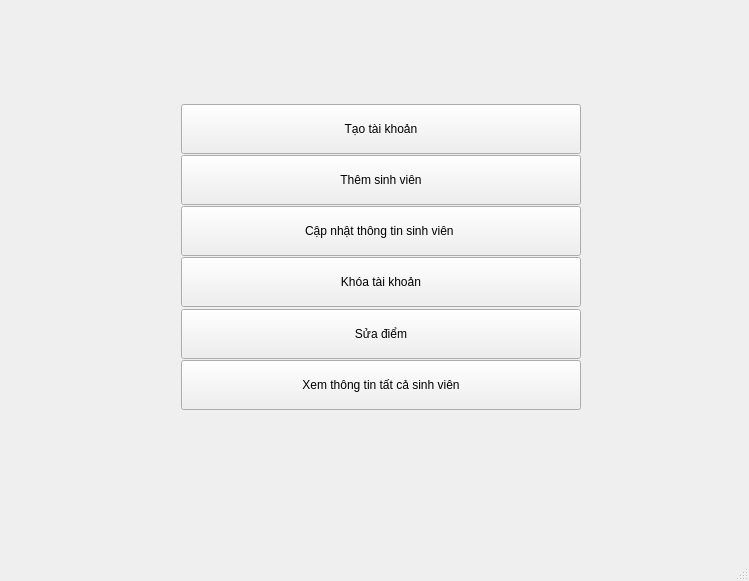
<?xml version="1.0" encoding="UTF-8"?>
<ui version="4.0">
 <class>MainWindow</class>
 <widget class="QMainWindow" name="MainWindow">
  <property name="geometry">
   <rect>
    <x>0</x>
    <y>0</y>
    <width>749</width>
    <height>581</height>
   </rect>
  </property>
  <property name="sizePolicy">
   <sizepolicy hsizetype="Ignored" vsizetype="Ignored">
    <horstretch>0</horstretch>
    <verstretch>0</verstretch>
   </sizepolicy>
  </property>
  <property name="maximumSize">
   <size>
    <width>16777215</width>
    <height>16777215</height>
   </size>
  </property>
  <property name="focusPolicy">
   <enum>Qt::NoFocus</enum>
  </property>
  <property name="windowTitle">
   <string>MainWindow</string>
  </property>
  <widget class="QWidget" name="centralwidget">
   <widget class="QPushButton" name="btnCreatetk">
    <property name="geometry">
     <rect>
      <x>181</x>
      <y>104</y>
      <width>400</width>
      <height>50</height>
     </rect>
    </property>
    <property name="sizePolicy">
     <sizepolicy hsizetype="Expanding" vsizetype="Expanding">
      <horstretch>0</horstretch>
      <verstretch>0</verstretch>
     </sizepolicy>
    </property>
    <property name="minimumSize">
     <size>
      <width>271</width>
      <height>0</height>
     </size>
    </property>
    <property name="text">
     <string>Tạo tài khoản</string>
    </property>
   </widget>
   <widget class="QPushButton" name="btn_cnttsv">
    <property name="geometry">
     <rect>
      <x>181</x>
      <y>206</y>
      <width>400</width>
      <height>50</height>
     </rect>
    </property>
    <property name="minimumSize">
     <size>
      <width>271</width>
      <height>0</height>
     </size>
    </property>
    <property name="text">
     <string>Cập nhật thông tin sinh viên </string>
    </property>
   </widget>
   <widget class="QPushButton" name="bth_khoatk">
    <property name="geometry">
     <rect>
      <x>181</x>
      <y>257</y>
      <width>400</width>
      <height>50</height>
     </rect>
    </property>
    <property name="minimumSize">
     <size>
      <width>271</width>
      <height>0</height>
     </size>
    </property>
    <property name="text">
     <string>Khóa tài khoản</string>
    </property>
   </widget>
   <widget class="QPushButton" name="btn_suadiem">
    <property name="geometry">
     <rect>
      <x>181</x>
      <y>309</y>
      <width>400</width>
      <height>50</height>
     </rect>
    </property>
    <property name="minimumSize">
     <size>
      <width>271</width>
      <height>0</height>
     </size>
    </property>
    <property name="text">
     <string>Sửa điểm</string>
    </property>
   </widget>
   <widget class="QPushButton" name="btn_view_all_sv">
    <property name="geometry">
     <rect>
      <x>181</x>
      <y>360</y>
      <width>400</width>
      <height>50</height>
     </rect>
    </property>
    <property name="minimumSize">
     <size>
      <width>271</width>
      <height>0</height>
     </size>
    </property>
    <property name="text">
     <string>Xem thông tin tất cả sinh viên</string>
    </property>
   </widget>
   <widget class="QPushButton" name="btn_thsv">
    <property name="geometry">
     <rect>
      <x>181</x>
      <y>155</y>
      <width>400</width>
      <height>50</height>
     </rect>
    </property>
    <property name="text">
     <string>Thêm sinh viên</string>
    </property>
   </widget>
  </widget>
  <widget class="QMenuBar" name="menubar">
   <property name="geometry">
    <rect>
     <x>0</x>
     <y>0</y>
     <width>749</width>
     <height>26</height>
    </rect>
   </property>
  </widget>
  <widget class="QStatusBar" name="statusbar"/>
 </widget>
 <resources/>
 <connections/>
</ui>
